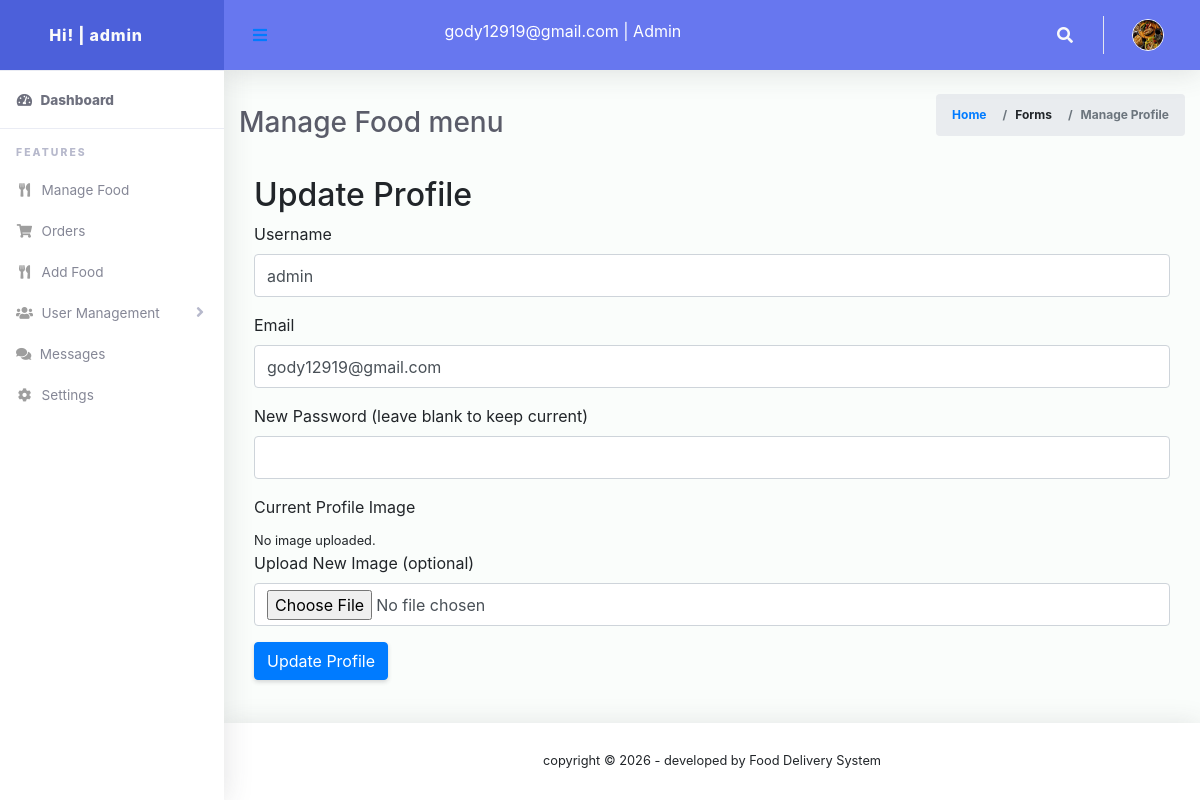
Screenshot of /admin/profile.php (signed in) with the database file from the repository.
### tables this page shows
CREATE TABLE `users` (
  `id` int(11) NOT NULL,
  `username` varchar(50) DEFAULT NULL,
  `email` varchar(100) DEFAULT NULL,
  `password` varchar(255) DEFAULT NULL,
  `role` enum('admin','staff','user') DEFAULT NULL,
  `image` varchar(255) DEFAULT NULL,
  `created_at` timestamp NOT NULL DEFAULT current_timestamp()
);

### admin/profile.php (the view, shortened to what this page needs)
<?php
$user_id = $_SESSION['multi_user_sessions']['admin']['user_id'] ?? null;
$adminId = $_SESSION['multi_user_sessions']['admin']['user_id'] ?? null;
include '../includes/db_connection.php';
$admin = null;
$admin_query = $conn->prepare("SELECT username, email, role, image FROM users WHERE id = ?");
$admin_query->bind_param("i", $adminId);
$admin_query->execute();
$admin_result = $admin_query->get_result();
if ($admin_result && $admin_result->num_rows > 0) {
    $admin = $admin_result->fetch_assoc();
}
$result = mysqli_query($conn, "SELECT * FROM users WHERE id = $user_id");
$user = mysqli_fetch_assoc($result);
?>
<!DOCTYPE html>
<html>
<head>
    <link href="vendor/fontawesome-free/css/all.min.css" rel="stylesheet" type="text/css">
    <link href="vendor/bootstrap/css/bootstrap.min.css" rel="stylesheet" type="text/css">
    <link href="css/ruang-admin.min.css" rel="stylesheet">
    <link href="css/bootstrap.css" rel="stylesheet">
</head>
<body id="page-top">
    <div id="wrapper">
        <?php include('includes/sidebar.php'); ?>
        <div id="content-wrapper" class="d-flex flex-column">
            <div id="content">
                <?php include('includes/header.php'); ?>
                <div class="container-fluid" id="container-wrapper">
                    <div class="d-sm-flex align-items-center justify-content-between mb-4">
                        <h1 class="h3 mb-0 text-gray-800">Manage Food menu</h1>
                        <ol class="breadcrumb">
                            <li class="breadcrumb-item"><a href="dashboard.php">Home</a></li>
                            <li class="breadcrumb-item">Forms</li>
                            <li class="breadcrumb-item active" aria-current="page">Manage Profile</li>
                        </ol>
                    </div>
                    <div class="container">
                        <h2>Update Profile</h2>
                        <form method="post" enctype="multipart/form-data">
                            <div class="mb-3">
                                <label>Username</label>
                                <input type="text" name="username" class="form-control"
                                    value="<?= htmlspecialchars($user['username']) ?>" required>
                            </div>
                            <div class="mb-3">
                                <label>Email</label>
                                <input type="email" name="email" class="form-control"
                                    value="<?= htmlspecialchars($user['email']) ?>" required>
                            </div>
                            <div class="mb-3">
                                <label>New Password (leave blank to keep current)</label>
                                <input type="password" name="password" class="form-control">
                            </div>
                            <div class="mb-3">
                                <label>Current Profile Image</label><br>
                                <?php if (!empty($user['image']) && file_exists("../" . $user['image'])): ?>
                                    <img src="../<?= htmlspecialchars($user['image']) ?>" class="profile-preview"
                                        alt="Current Image" width="200px"><br>
                                <?php else: ?>
                                    <small>No image uploaded.</small><br>
                                <?php endif; ?>
                                <label>Upload New Image (optional)</label>
                                <input type="file" name="image" class="form-control">
                            </div>
                            <button type="submit" class="btn btn-primary">Update Profile</button>
                        </form>
                    </div>
                </div>
            </div>
            <?php include('includes/footer.php'); ?>
        </div>
    </div>
</body>
</html>

### admin/includes/sidebar.php (shortened to what this page needs)
<ul class="navbar-nav sidebar sidebar-light accordion" id="accordionSidebar">
  <a class="sidebar-brand d-flex align-items-center justify-content-center" href="dashboard.php">
    <div class="sidebar-brand-icon">
    Hi! | <?= htmlspecialchars($admin['username']) ?>
    </div>
  </a>
  <hr class="sidebar-divider my-0">
  <li class="nav-item active">
    <a class="nav-link" href="dashboard.php">
      <i class="fas fa-fw fa-tachometer-alt"></i>
      <span>Dashboard</span></a>
    </li>
    <hr class="sidebar-divider">
    <div class="sidebar-heading">
      Features
    </div>
   <li class="nav-item">
    <a class="nav-link" href="manage_food.php">
      <i class="fas fa-fw fa-utensils"></i>
      <span>Manage Food</span>
    </a>
  </li>
    <li class="nav-item">
    <a class="nav-link" href="order.php">
      <i class="fas fa-fw fa-shopping-cart"></i>
      <span>Orders</span>
    </a>
  </li>
  <li class="nav-item">
    <a class="nav-link" href="add_food.php">
      <i class="fas fa-fw fa-utensils"></i>
      <span>Add Food</span>
    </a>
  </li>
   <li class="nav-item">
    <a class="nav-link collapsed" href="#" data-toggle="collapse" data-target="#users" aria-expanded="true" aria-controls="collapseTable">
      <i class="fas fa-fw fa-users"></i>
      <span>User Management</span>
    </a>
  </li>
  <li class="nav-item">
    <a class="nav-link" href="messages.php">
      <i class="fas fa-comments"></i>
      <span>Messages</span>
    </a>
  </li>
   <li class="nav-item">
    <a class="nav-link" href="system_setting.php">
      <i class="fas fa-fw fa-cog"></i>
      <span>Settings</span>
    </a>
  </li>
</ul>

### admin/includes/header.php (shortened to what this page needs)
<nav class="navbar navbar-expand navbar-light bg-navbar topbar mb-4 static-top">
  <button id="sidebarToggleTop" class="btn btn-link rounded-circle mr-3">
    <i class="fa fa-bars"></i>
  </button>&nbsp;&nbsp;&nbsp;&nbsp;&nbsp;&nbsp;&nbsp;&nbsp;&nbsp;
  <p class="text-white display-7 mb-2"><?= htmlspecialchars($admin['email']) ?> | <?= ucfirst($admin['role']) ?> </p>
  <ul class="navbar-nav ml-auto">
    <li class="nav-item dropdown no-arrow">
      <a class="nav-link dropdown-toggle" href="#" id="searchDropdown" role="button" data-toggle="dropdown"
        aria-haspopup="true" aria-expanded="false">
        <i class="fas fa-search fa-fw"></i>
      </a>
    </li>
    <li class="nav-item dropdown no-arrow">
<a class="nav-link dropdown-toggle" href="#" id="userDropdown" role="button" data-toggle="dropdown"
        aria-haspopup="true" aria-expanded="false">
        <?php if (!empty($admin['image']) && file_exists("../" . $admin['image'])): ?>
                <img class="img-profile rounded-circle" src="../<?= htmlspecialchars($admin['image']) ?>" class="profile-preview" alt="Current Image"
                    width="60px"><br>
            <?php else: ?>
                <img class="img-profile rounded-circle" src="../uploads/food-bg.jpg" style="max-width: 60px">
            <?php endif; ?>
      </a>
    </li>
  </ul>
</nav>

### rows the page displays
users: username "admin", email "gody12919@gmail.com", role "Admin"
